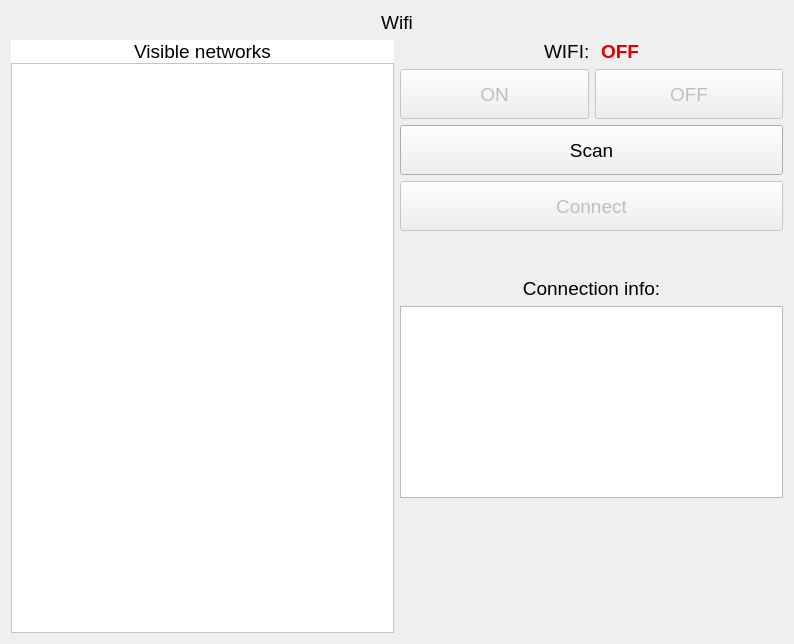
<?xml version="1.0" encoding="UTF-8"?>
<ui version="4.0">
 <class>WifiManagerPage</class>
 <widget class="QWidget" name="WifiManagerPage">
  <property name="geometry">
   <rect>
    <x>0</x>
    <y>0</y>
    <width>794</width>
    <height>644</height>
   </rect>
  </property>
  <property name="windowTitle">
   <string>Form</string>
  </property>
  <layout class="QVBoxLayout" name="verticalLayout_3">
   <item>
    <widget class="QLabel" name="label_2">
     <property name="font">
      <font>
       <pointsize>14</pointsize>
      </font>
     </property>
     <property name="text">
      <string>Wifi</string>
     </property>
     <property name="alignment">
      <set>Qt::AlignCenter</set>
     </property>
    </widget>
   </item>
   <item>
    <layout class="QHBoxLayout" name="horizontalLayout_2">
     <item>
      <layout class="QVBoxLayout" name="verticalLayout">
       <property name="spacing">
        <number>0</number>
       </property>
       <item>
        <widget class="QLabel" name="label">
         <property name="palette">
          <palette>
           <active>
            <colorrole role="Base">
             <brush brushstyle="SolidPattern">
              <color alpha="255">
               <red>255</red>
               <green>255</green>
               <blue>255</blue>
              </color>
             </brush>
            </colorrole>
            <colorrole role="Window">
             <brush brushstyle="SolidPattern">
              <color alpha="255">
               <red>255</red>
               <green>255</green>
               <blue>255</blue>
              </color>
             </brush>
            </colorrole>
           </active>
           <inactive>
            <colorrole role="Base">
             <brush brushstyle="SolidPattern">
              <color alpha="255">
               <red>255</red>
               <green>255</green>
               <blue>255</blue>
              </color>
             </brush>
            </colorrole>
            <colorrole role="Window">
             <brush brushstyle="SolidPattern">
              <color alpha="255">
               <red>255</red>
               <green>255</green>
               <blue>255</blue>
              </color>
             </brush>
            </colorrole>
           </inactive>
           <disabled>
            <colorrole role="Base">
             <brush brushstyle="SolidPattern">
              <color alpha="255">
               <red>255</red>
               <green>255</green>
               <blue>255</blue>
              </color>
             </brush>
            </colorrole>
            <colorrole role="Window">
             <brush brushstyle="SolidPattern">
              <color alpha="255">
               <red>255</red>
               <green>255</green>
               <blue>255</blue>
              </color>
             </brush>
            </colorrole>
           </disabled>
          </palette>
         </property>
         <property name="font">
          <font>
           <pointsize>14</pointsize>
          </font>
         </property>
         <property name="autoFillBackground">
          <bool>true</bool>
         </property>
         <property name="frameShape">
          <enum>QFrame::NoFrame</enum>
         </property>
         <property name="lineWidth">
          <number>1</number>
         </property>
         <property name="text">
          <string>Visible networks</string>
         </property>
         <property name="alignment">
          <set>Qt::AlignCenter</set>
         </property>
        </widget>
       </item>
       <item>
        <widget class="QListWidget" name="networksListWidget">
         <property name="palette">
          <palette>
           <active>
            <colorrole role="Base">
             <brush brushstyle="SolidPattern">
              <color alpha="255">
               <red>255</red>
               <green>255</green>
               <blue>255</blue>
              </color>
             </brush>
            </colorrole>
            <colorrole role="Window">
             <brush brushstyle="SolidPattern">
              <color alpha="255">
               <red>255</red>
               <green>255</green>
               <blue>255</blue>
              </color>
             </brush>
            </colorrole>
           </active>
           <inactive>
            <colorrole role="Base">
             <brush brushstyle="SolidPattern">
              <color alpha="255">
               <red>255</red>
               <green>255</green>
               <blue>255</blue>
              </color>
             </brush>
            </colorrole>
            <colorrole role="Window">
             <brush brushstyle="SolidPattern">
              <color alpha="255">
               <red>255</red>
               <green>255</green>
               <blue>255</blue>
              </color>
             </brush>
            </colorrole>
           </inactive>
           <disabled>
            <colorrole role="Base">
             <brush brushstyle="SolidPattern">
              <color alpha="255">
               <red>255</red>
               <green>255</green>
               <blue>255</blue>
              </color>
             </brush>
            </colorrole>
            <colorrole role="Window">
             <brush brushstyle="SolidPattern">
              <color alpha="255">
               <red>255</red>
               <green>255</green>
               <blue>255</blue>
              </color>
             </brush>
            </colorrole>
           </disabled>
          </palette>
         </property>
        </widget>
       </item>
      </layout>
     </item>
     <item>
      <layout class="QVBoxLayout" name="verticalLayout_2">
       <item>
        <layout class="QHBoxLayout" name="horizontalLayout_3">
         <item>
          <spacer name="horizontalSpacer">
           <property name="orientation">
            <enum>Qt::Horizontal</enum>
           </property>
           <property name="sizeHint" stdset="0">
            <size>
             <width>40</width>
             <height>20</height>
            </size>
           </property>
          </spacer>
         </item>
         <item>
          <widget class="QLabel" name="wifiStatusTitle">
           <property name="font">
            <font>
             <pointsize>14</pointsize>
            </font>
           </property>
           <property name="text">
            <string>WIFI: </string>
           </property>
          </widget>
         </item>
         <item>
          <widget class="QLabel" name="wifiStatusLabel">
           <property name="palette">
            <palette>
             <active>
              <colorrole role="WindowText">
               <brush brushstyle="SolidPattern">
                <color alpha="255">
                 <red>224</red>
                 <green>0</green>
                 <blue>0</blue>
                </color>
               </brush>
              </colorrole>
             </active>
             <inactive>
              <colorrole role="WindowText">
               <brush brushstyle="SolidPattern">
                <color alpha="255">
                 <red>224</red>
                 <green>0</green>
                 <blue>0</blue>
                </color>
               </brush>
              </colorrole>
             </inactive>
             <disabled>
              <colorrole role="WindowText">
               <brush brushstyle="SolidPattern">
                <color alpha="255">
                 <red>190</red>
                 <green>190</green>
                 <blue>190</blue>
                </color>
               </brush>
              </colorrole>
             </disabled>
            </palette>
           </property>
           <property name="font">
            <font>
             <pointsize>14</pointsize>
             <weight>75</weight>
             <bold>true</bold>
            </font>
           </property>
           <property name="text">
            <string>OFF</string>
           </property>
          </widget>
         </item>
         <item>
          <spacer name="horizontalSpacer_2">
           <property name="orientation">
            <enum>Qt::Horizontal</enum>
           </property>
           <property name="sizeHint" stdset="0">
            <size>
             <width>40</width>
             <height>20</height>
            </size>
           </property>
          </spacer>
         </item>
        </layout>
       </item>
       <item>
        <layout class="QHBoxLayout" name="horizontalLayout">
         <item>
          <widget class="QPushButton" name="wifiOnButton">
           <property name="enabled">
            <bool>false</bool>
           </property>
           <property name="sizePolicy">
            <sizepolicy hsizetype="Expanding" vsizetype="Fixed">
             <horstretch>0</horstretch>
             <verstretch>0</verstretch>
            </sizepolicy>
           </property>
           <property name="minimumSize">
            <size>
             <width>0</width>
             <height>50</height>
            </size>
           </property>
           <property name="font">
            <font>
             <pointsize>14</pointsize>
            </font>
           </property>
           <property name="text">
            <string>ON</string>
           </property>
          </widget>
         </item>
         <item>
          <widget class="QPushButton" name="wifiOffButton">
           <property name="enabled">
            <bool>false</bool>
           </property>
           <property name="sizePolicy">
            <sizepolicy hsizetype="Expanding" vsizetype="Fixed">
             <horstretch>0</horstretch>
             <verstretch>0</verstretch>
            </sizepolicy>
           </property>
           <property name="minimumSize">
            <size>
             <width>0</width>
             <height>50</height>
            </size>
           </property>
           <property name="font">
            <font>
             <pointsize>14</pointsize>
            </font>
           </property>
           <property name="text">
            <string>OFF</string>
           </property>
          </widget>
         </item>
        </layout>
       </item>
       <item>
        <widget class="QPushButton" name="scanButton">
         <property name="sizePolicy">
          <sizepolicy hsizetype="Expanding" vsizetype="Fixed">
           <horstretch>0</horstretch>
           <verstretch>0</verstretch>
          </sizepolicy>
         </property>
         <property name="minimumSize">
          <size>
           <width>0</width>
           <height>50</height>
          </size>
         </property>
         <property name="font">
          <font>
           <pointsize>14</pointsize>
          </font>
         </property>
         <property name="text">
          <string>Scan</string>
         </property>
        </widget>
       </item>
       <item>
        <widget class="QPushButton" name="connectButton">
         <property name="enabled">
          <bool>false</bool>
         </property>
         <property name="sizePolicy">
          <sizepolicy hsizetype="Expanding" vsizetype="Fixed">
           <horstretch>0</horstretch>
           <verstretch>0</verstretch>
          </sizepolicy>
         </property>
         <property name="minimumSize">
          <size>
           <width>0</width>
           <height>50</height>
          </size>
         </property>
         <property name="font">
          <font>
           <pointsize>14</pointsize>
          </font>
         </property>
         <property name="text">
          <string>Connect</string>
         </property>
        </widget>
       </item>
       <item>
        <spacer name="verticalSpacer_5">
         <property name="orientation">
          <enum>Qt::Vertical</enum>
         </property>
         <property name="sizeType">
          <enum>QSizePolicy::Minimum</enum>
         </property>
         <property name="sizeHint" stdset="0">
          <size>
           <width>20</width>
           <height>40</height>
          </size>
         </property>
        </spacer>
       </item>
       <item>
        <widget class="QLabel" name="label_3">
         <property name="font">
          <font>
           <pointsize>14</pointsize>
          </font>
         </property>
         <property name="text">
          <string>Connection info:</string>
         </property>
         <property name="alignment">
          <set>Qt::AlignCenter</set>
         </property>
        </widget>
       </item>
       <item>
        <widget class="QPlainTextEdit" name="connectionInfoPlainTextEdit"/>
       </item>
       <item>
        <spacer name="verticalSpacer_2">
         <property name="orientation">
          <enum>Qt::Vertical</enum>
         </property>
         <property name="sizeHint" stdset="0">
          <size>
           <width>20</width>
           <height>40</height>
          </size>
         </property>
        </spacer>
       </item>
      </layout>
     </item>
    </layout>
   </item>
  </layout>
 </widget>
 <resources/>
 <connections/>
</ui>
